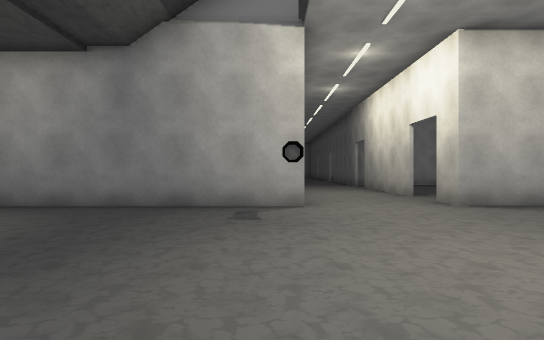
view 1 (above)

24 first-person views from a walk through a 3-D level made in the Unity game engine. The camera is 1.2 m above the floor, looks level and sees 75° across. Doors are open. The floor is counted in squares, 1.8 m on a side. Each view is taken from the middle of a square. On the plan, view 1 faces up. The plan holds only what a view shows up to about 11 squares ahead; the rest is blank. The place goes on beyond the plan. The player is left out.

view 2
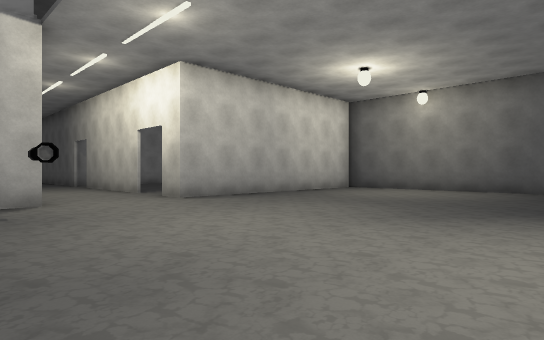

view 3
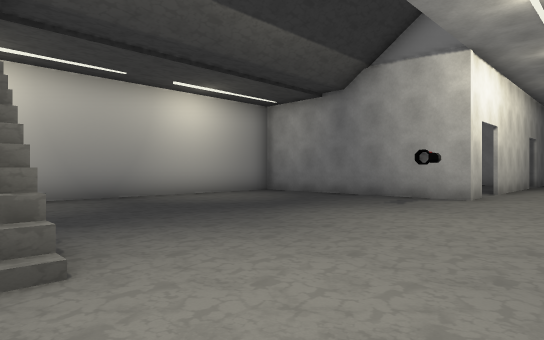

view 4
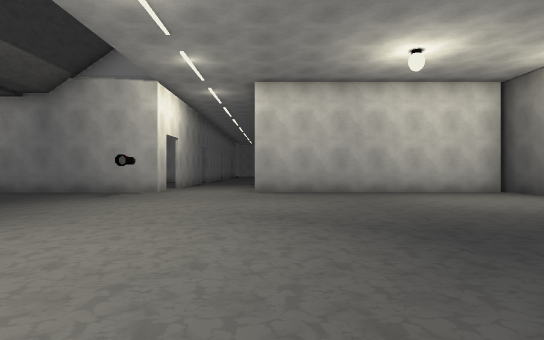

view 5
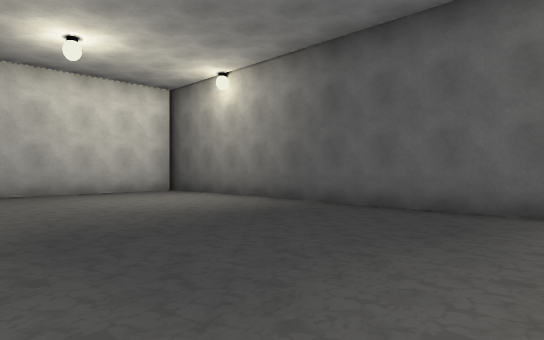

view 6
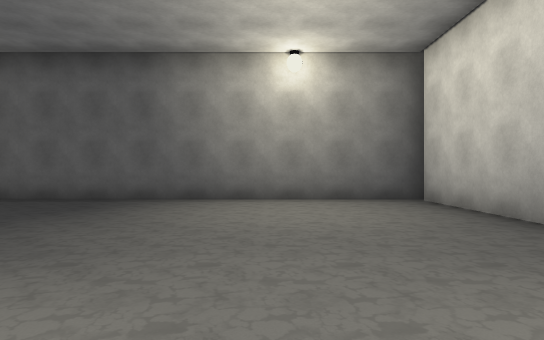

view 7
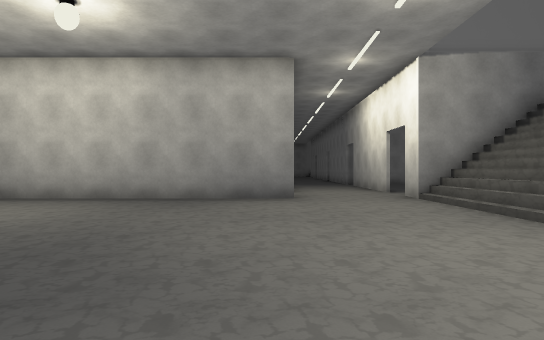

view 8
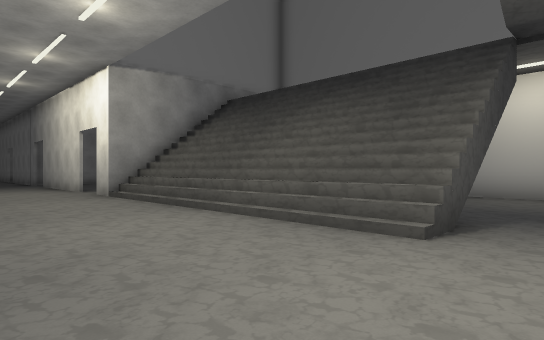

view 9
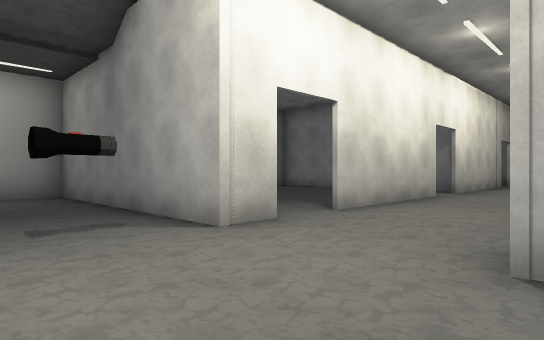

view 10
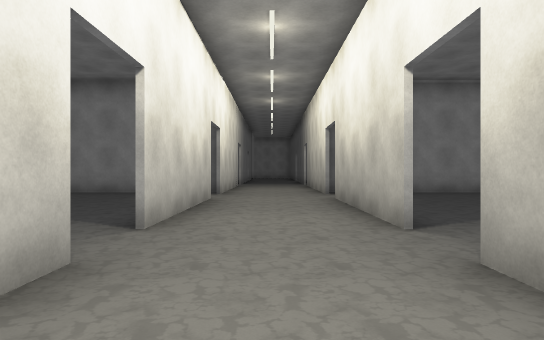

view 11
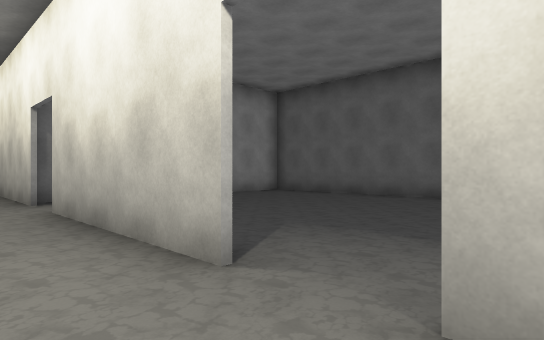

view 12
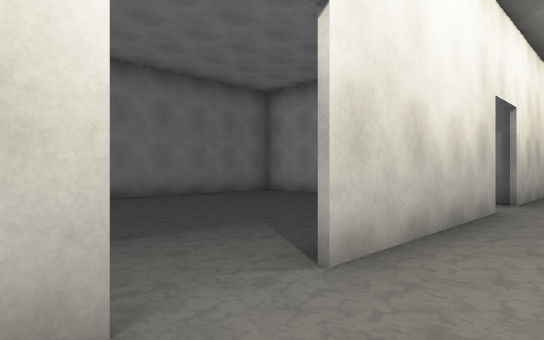

view 13
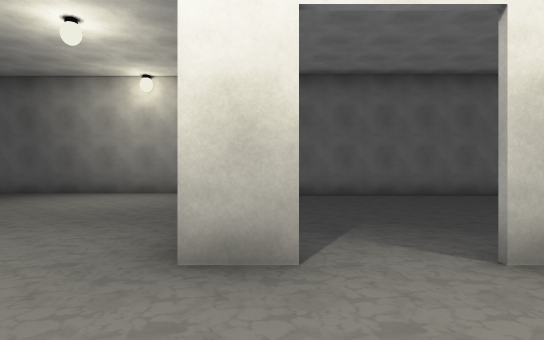

view 14
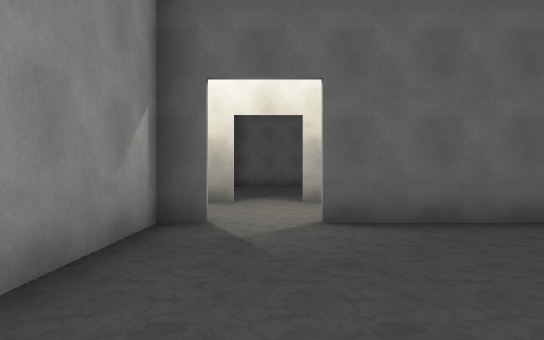

view 15
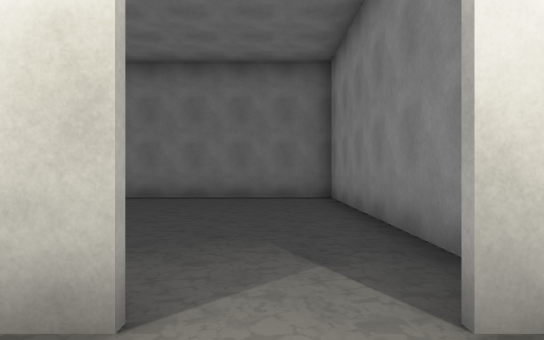

view 16
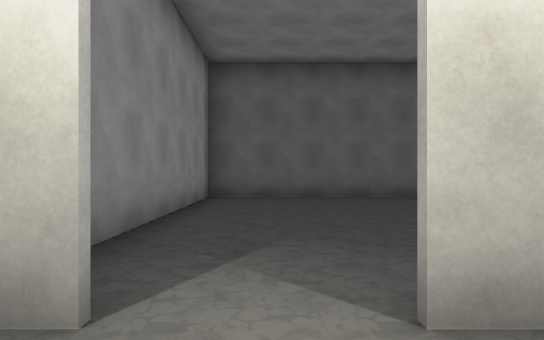

view 17
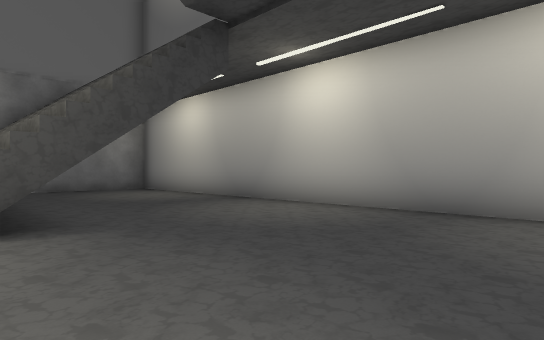

view 18
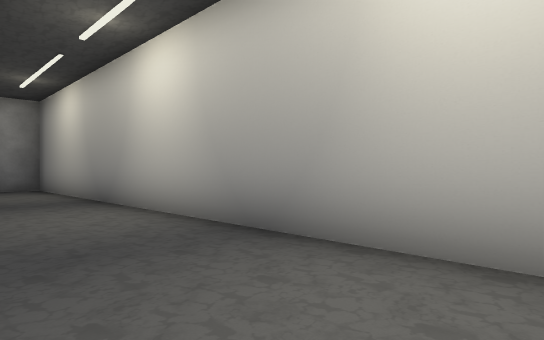

view 19
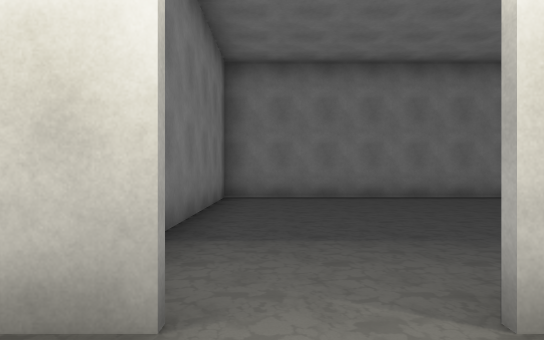

view 20
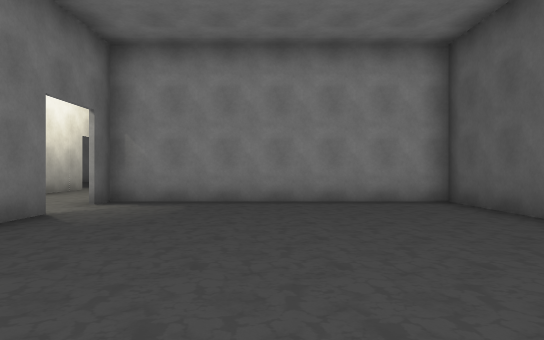

view 21
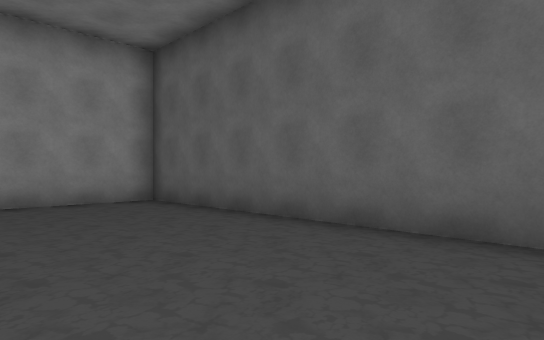

view 22
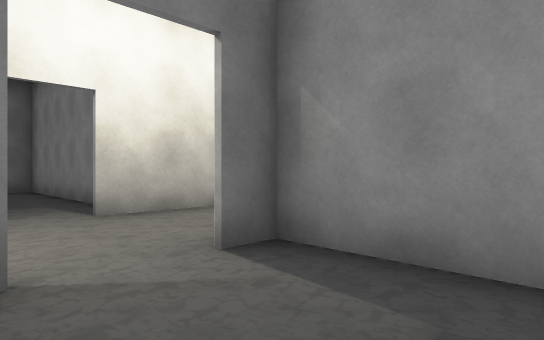

view 23
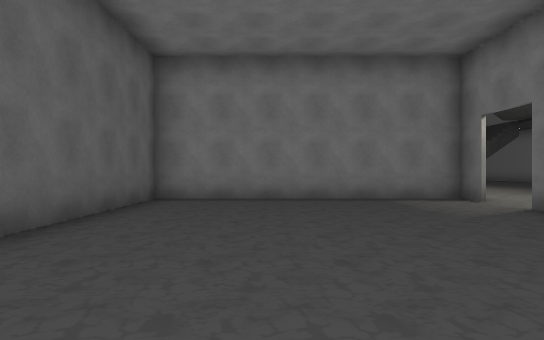

view 24
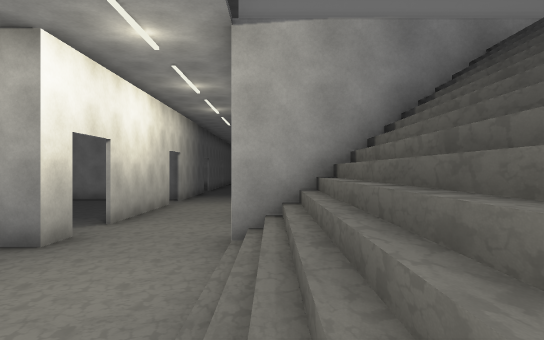

### Floor plan
Key: @ floor where view 1 was taken; # wall or solid block; . floor; / step, stairs or slope; D open door.
Columns run from 7 left of view 1 to 11 right of it. Each row starts with its distance up from view 1.
 17        #...#
 16 ########..#########
 15 #......D..#.......#
 14 #......DD.DD......#
 13 #......#..#.......#
 12 #......#..#.......#
 11 #......#..#.......#
 10 #......#..#.......#
  9 #......D..#D......#
  8 #......DD.DD......#
  7 ########..#########
  6  #................#
  5  #................#
  4  #................#
  3  #................#
  2  #................#
  1  #................#
  0  #.....@..........#
 -1  #................#
 -2  #... //..........#
 -3  #...///..........#
 -4  #...///..........#
 -5  #...///..........#
 -6  #...///..........#
 -7  #...///..........#
 -8  #...///..........#
 -9 ########..#########
-10 #......#..#.......#
-11 #......DD.DD......#
-12 #......#..#.......#
-13 #......#..#.......#
-14 #..   .#..# ......#
-15 #        .# ..  ..#

Positions as (right, up) in squares from view 1, and headings:
1: (0, 0), facing up
2: (-1, -1), facing up-right
3: (3, -2), facing up-left
4: (4, -4), facing up
5: (5, -4), facing up-right
6: (3, -6), facing right
7: (4, -1), facing down
8: (4, 0), facing down-left
9: (4, 4), facing up-left
10: (2, 5), facing up
11: (2, 7), facing up-right
12: (2, 7), facing up-left
13: (1, -10), facing right
14: (-4, -11), facing right
15: (2, -11), facing left
16: (2, -11), facing right
17: (0, 3), facing down-left
18: (-3, 4), facing down-left
19: (2, 8), facing left
20: (7, 8), facing up
21: (7, 8), facing up-right
22: (6, 13), facing up-left
23: (8, 15), facing down
24: (0, -4), facing down
